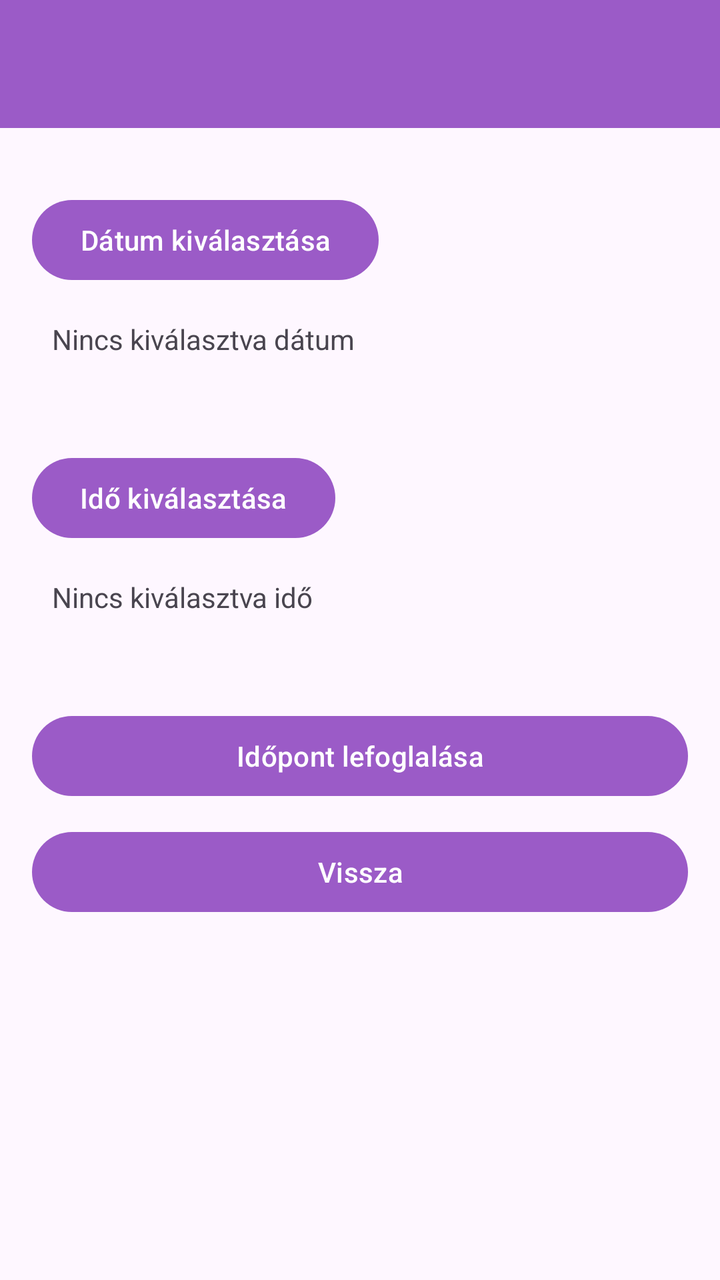
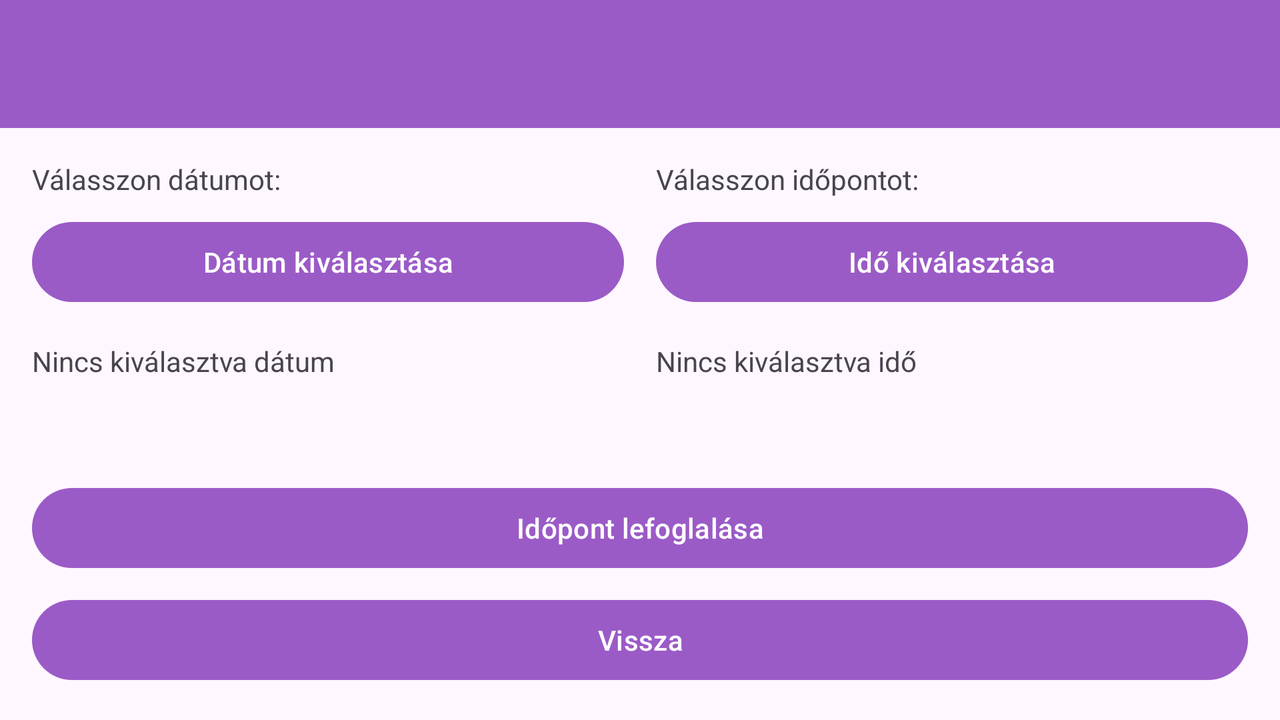

Compare how this app lays out the same screen by default and in its alternative resource folder. The renders come first, then the two layout files and the values they reference.
<!-- AndroidManifest.xml: application theme Base.Theme.MyApplication -->
<!-- res/layout/activity_booking.xml -->
<LinearLayout
    xmlns:android="http://schemas.android.com/apk/res/android"
    android:orientation="vertical"
    android:layout_width="match_parent"
    android:layout_height="match_parent"
    android:background="@drawable/background">

    <androidx.appcompat.widget.Toolbar
        android:id="@+id/toolbar"
        android:layout_width="match_parent"
        android:layout_height="?attr/actionBarSize"
        android:background="?attr/colorPrimary"
        android:titleTextColor="@android:color/white" />

    <Button
        android:id="@+id/pickDateButton"
        android:layout_width="wrap_content"
        android:layout_height="wrap_content"
        android:text="Dátum kiválasztása"
        android:layout_marginStart="16dp"
        android:layout_marginEnd="16dp"
        android:layout_marginTop="32dp"/>

    <TextView
        android:id="@+id/selectedDateText"
        android:layout_width="wrap_content"
        android:layout_height="wrap_content"
        android:text="Nincs kiválasztva dátum"
        android:padding="16dp"
        android:layout_marginStart="10dp"/>

    <Button
        android:id="@+id/pickTimeButton"
        android:layout_width="wrap_content"
        android:layout_height="wrap_content"
        android:text="Idő kiválasztása"
        android:layout_marginTop="30dp"
        android:layout_marginStart="16dp"
        android:layout_marginEnd="16dp"/>

    <TextView
        android:id="@+id/selectedTimeText"
        android:layout_width="wrap_content"
        android:layout_height="wrap_content"
        android:text="Nincs kiválasztva idő"
        android:padding="16dp"
        android:layout_marginStart="10dp"/>

    <Button
        android:id="@+id/confirmBookingButton"
        android:layout_width="match_parent"
        android:layout_height="wrap_content"
        android:text="Időpont lefoglalása"
        android:layout_marginTop="30dp"
        android:layout_marginStart="16dp"
        android:layout_marginEnd="16dp"/>

    <Button
        android:id="@+id/backButton"
        android:layout_width="match_parent"
        android:layout_height="wrap_content"
        android:text="Vissza"
        android:layout_marginTop="10dp"
        android:layout_marginStart="16dp"
        android:layout_marginEnd="16dp"/>
</LinearLayout>
<!-- resources referenced by this layout -->
<resources>
  <style name="Base.Theme.MyApplication" parent="Theme.Material3.DayNight.NoActionBar">
          <item name="colorPrimary">@color/colorPrimary</item>
          <item name="colorPrimaryContainer">@color/colorPrimaryVariant</item>
          <item name="colorSecondary">@color/colorSecondary</item>
      </style>
  <color name="colorPrimary">#9B5BC7</color>
  <color name="colorPrimaryVariant">#7043A2</color>
  <color name="colorSecondary">#6909D1</color>
</resources>
<!-- res/layout-land/activity_booking.xml (the repository's variant of the layout above) -->
<!-- drawn on the phone turned sideways -->
<?xml version="1.0" encoding="utf-8"?>
<LinearLayout
    xmlns:android="http://schemas.android.com/apk/res/android"
    android:orientation="vertical"
    android:layout_width="match_parent"
    android:layout_height="match_parent"
    android:background="@drawable/background">

    <androidx.appcompat.widget.Toolbar
        android:id="@+id/toolbar"
        android:layout_width="match_parent"
        android:layout_height="?attr/actionBarSize"
        android:background="?attr/colorPrimary"
        android:titleTextColor="@android:color/white" />

    <LinearLayout
        android:layout_width="match_parent"
        android:layout_height="0dp"
        android:layout_weight="1"
        android:orientation="horizontal"
        android:padding="16dp"
        android:weightSum="2">

        
        <LinearLayout
            android:layout_width="0dp"
            android:layout_height="match_parent"
            android:layout_weight="1"
            android:orientation="vertical"
            android:paddingEnd="8dp">

            <TextView
                android:id="@+id/selectDateText"
                android:layout_width="wrap_content"
                android:layout_height="wrap_content"
                android:text="Válasszon dátumot:"
                android:paddingBottom="8dp" />

            <Button
                android:id="@+id/pickDateButton"
                android:layout_width="match_parent"
                android:layout_height="wrap_content"
                android:text="Dátum kiválasztása" />

            <TextView
                android:id="@+id/selectedDateText"
                android:layout_width="wrap_content"
                android:layout_height="wrap_content"
                android:text="Nincs kiválasztva dátum"
                android:paddingTop="16dp" />
        </LinearLayout>

        
        <LinearLayout
            android:layout_width="0dp"
            android:layout_height="match_parent"
            android:layout_weight="1"
            android:orientation="vertical"
            android:paddingStart="8dp">

            <TextView
                android:id="@+id/selectTimeText"
                android:layout_width="wrap_content"
                android:layout_height="wrap_content"
                android:text="Válasszon időpontot:"
                android:paddingBottom="8dp" />


            <Button
                android:id="@+id/pickTimeButton"
                android:layout_width="match_parent"
                android:layout_height="wrap_content"
                android:text="Idő kiválasztása" />

            <TextView
                android:id="@+id/selectedTimeText"
                android:layout_width="wrap_content"
                android:layout_height="wrap_content"
                android:text="Nincs kiválasztva idő"
                android:paddingTop="16dp" />
        </LinearLayout>
    </LinearLayout>

    <Button
        android:id="@+id/confirmBookingButton"
        android:layout_width="match_parent"
        android:layout_height="wrap_content"
        android:text="Időpont lefoglalása"
        android:layout_marginStart="16dp"
        android:layout_marginEnd="16dp"
        android:layout_marginBottom="8dp" />

    <Button
        android:id="@+id/backButton"
        android:layout_width="match_parent"
        android:layout_height="wrap_content"
        android:text="Vissza"
        android:layout_marginStart="16dp"
        android:layout_marginEnd="16dp"
        android:layout_marginBottom="16dp" />

</LinearLayout>
